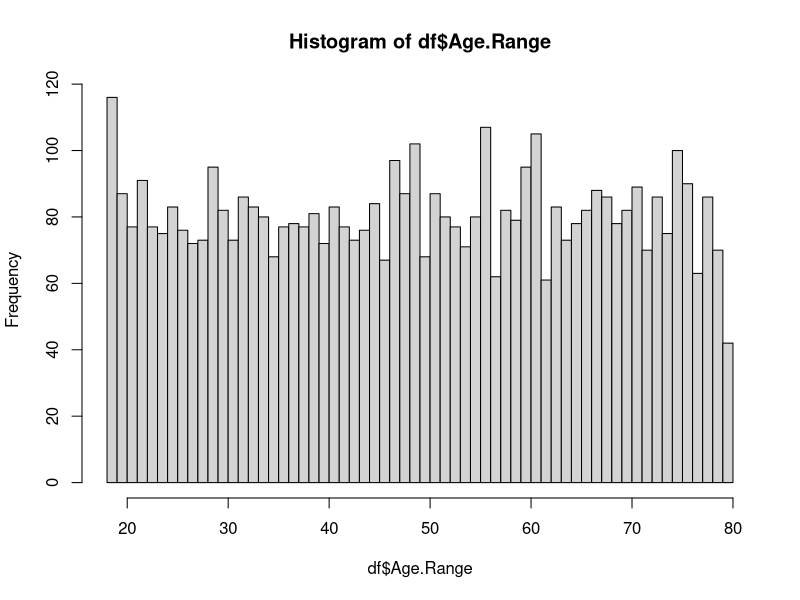
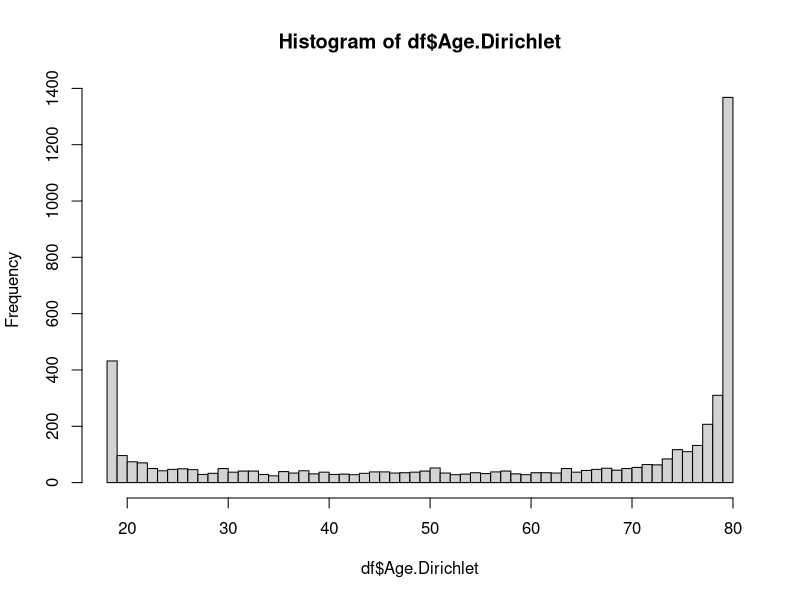
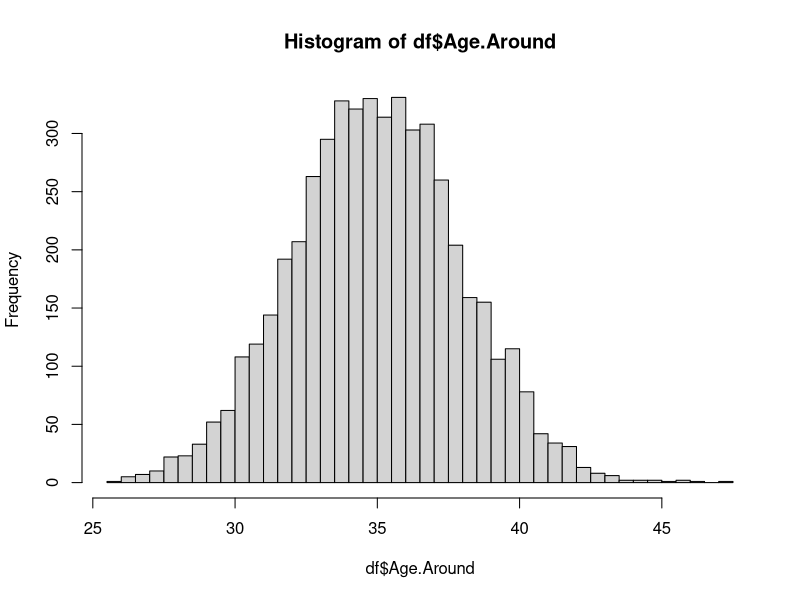

Write the R code that produced these figures, in order.
rm(list=ls());
set.seed(197);

main <- function() {

#----- age in range
n <- 5000;
U1 <- runif(n);
A1 <- round(U1 * 18 + (1-U1) * 80);

#----- age via dirichlet
G1 <- rgamma(n, shape=0.2);
G2 <- rgamma(n, shape=0.4);
A2 <- round( (G1 * 18 + G2 * 80) / (G1 + G2) );

#----- age via dirichlet
A3 <- rnorm(n, mean=35, sd=3);


#----- combining
df <- data.frame(Age.Range=A1, Age.Dirichlet=A2, Age.Around=A3);
print(head(df), row.names=F);

#----- testing
hist(df$Age.Range, breaks=50);

dev.new();
hist(df$Age.Dirichlet, breaks=50);

dev.new();
hist(df$Age.Around, breaks=50);

}

cat(rep('\n', 10)); main();
